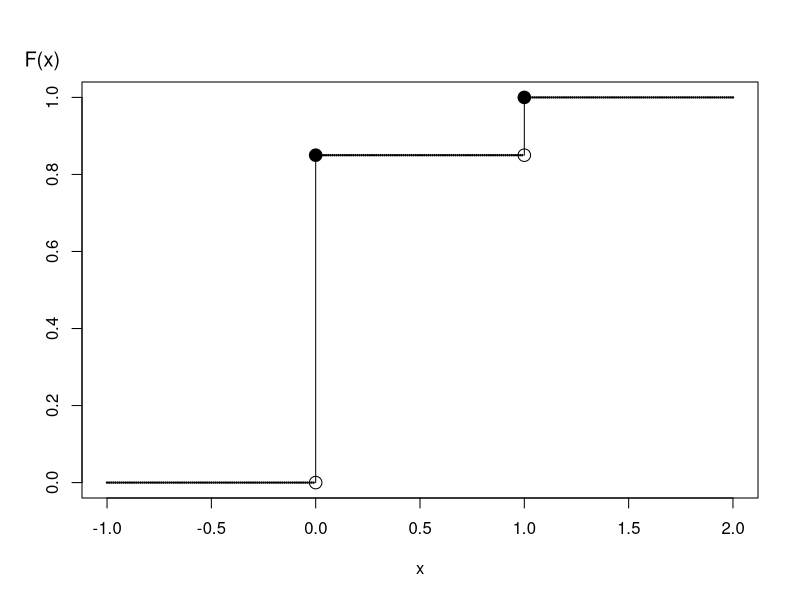
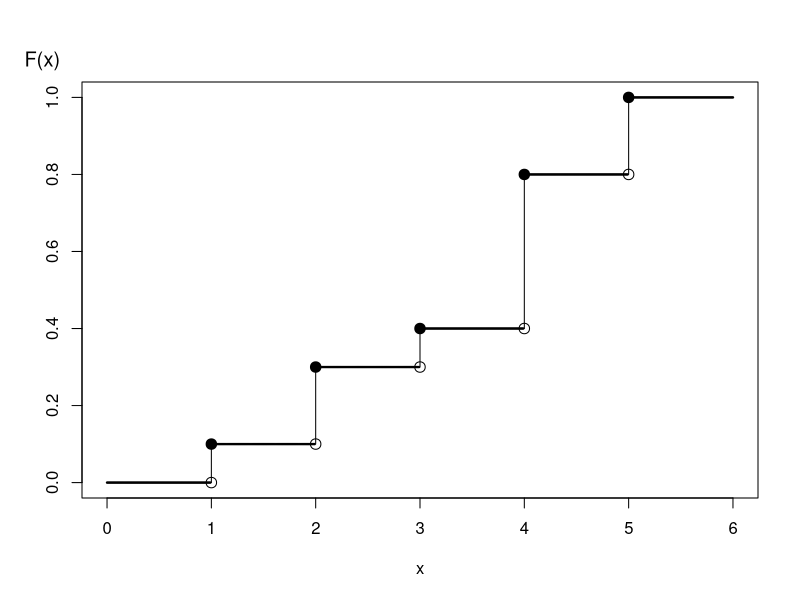
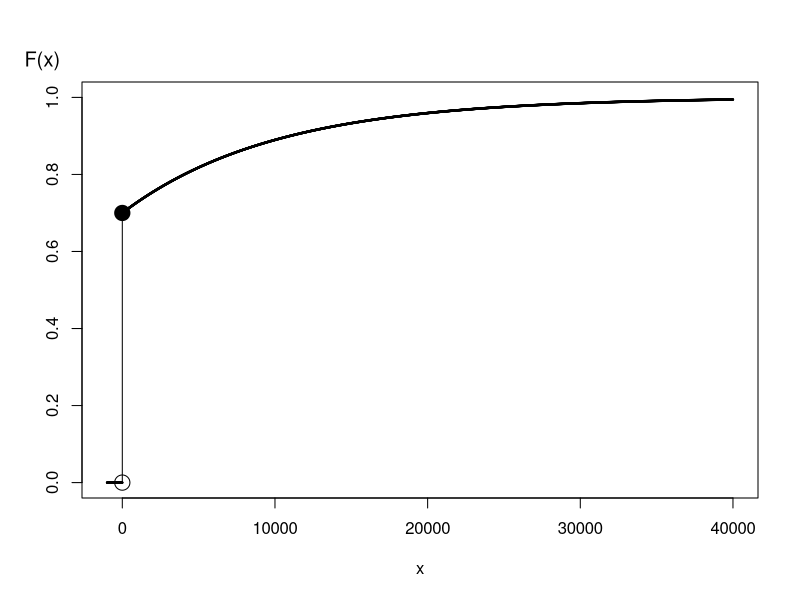
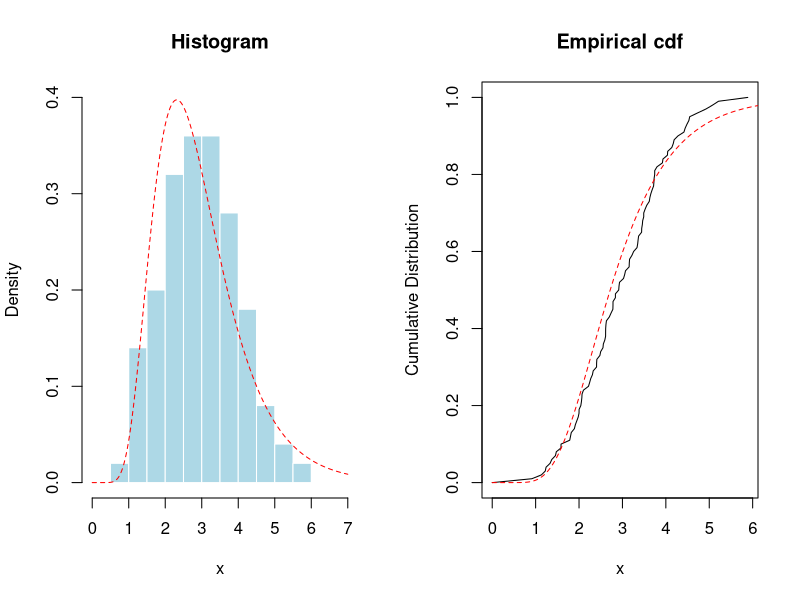
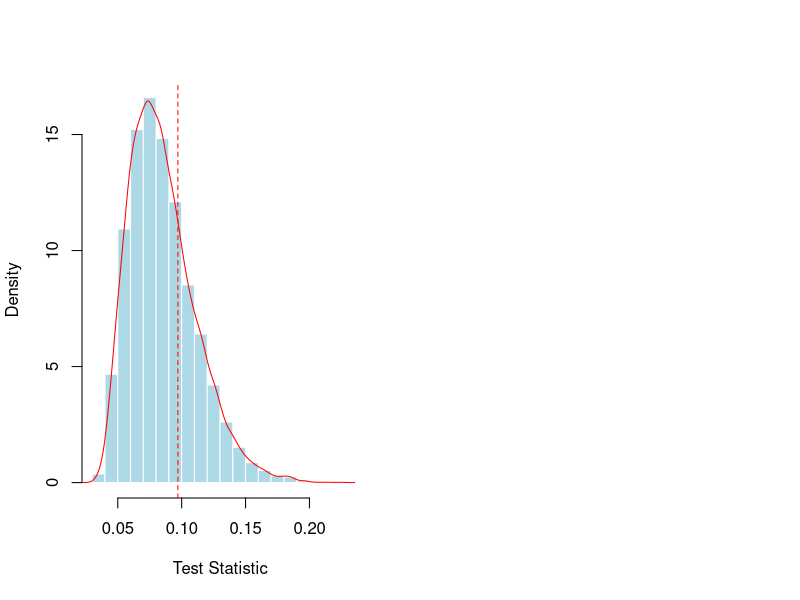

These figures' R source, in order:
## ---- chunk 1
set.seed(2017)
U <- runif(3)
knitr::kable(U, digits=5, align = "c", col.names = "Uniform")
## ---- chunk 2
set.seed(2017)
U <- runif(3)
X1 <- -10*log(1-U)
set.seed(2017)
X2 <- rexp(3, rate = 1/10)
## ---- chunk 3
outmat <- cbind(U,X1,X2)
colnames(outmat) <- c("Uniform","Exponential 1", "Exponential 2")
knitr::kable(outmat, digits=5)
## ---- chunk 4
time = seq(-1,2,0.01)
Ftime = c(rep(0,100),rep(.85,100),rep(1,101))

plot(time,Ftime, ylim=c(0,1), xlab="x",ylab="",pch=19, cex=.2)#,type="l")
mtext("F(x)", side=2, at=1.1, las=1, cex=1.2, adj=1.6)
segments(0,0,0,0.85)#,code=4)
segments(1,0.85,1,1)#,code=4)
symbols(0,.85,circles=.03, add=TRUE,bg="black",inches=FALSE)
symbols(0,0,circles=.03, add=TRUE,inches=FALSE)
symbols(1,.85,circles=.03, add=TRUE,inches=FALSE)
symbols(1,1,circles=.03, add=TRUE,bg="black",inches=FALSE)
## ---- chunk 5
set.seed(2017)
U <- runif(3)
X <- 1*(U > 0.85)
## ---- chunk 6
outmat <- cbind(U,X)
colnames(outmat) <- c("Uniform","Binary X")
knitr::kable(outmat, digits=5)
## ---- chunk 7
time <- 1:5
probs <- c(0.1,0.2,0.1, 0.4, 0.2)
df <- cumsum(probs)
outmat <- rbind(time, probs, df)
rownames(outmat) <- c("Time","Probability","Distribution Function $F(x)$    ")
knitr::kable(outmat, align=c('rrrrr'), col.names = rep("$~~~~~~~~~~$",5))
## ---- chunk 8
time = seq(0,6,0.01)
Ftime = c(rep(0,100),rep(0.1,100),rep(0.3,100),rep(0.4,100),
          rep(0.8,100),rep(1,101))
plot(time,Ftime, ylim=c(0,1), xlab="x",ylab="",pch=19, cex=.2)#,type="l")
mtext("F(x)", side=2, at=1.1, las=1, cex=1.2, adj=1.6)
segments(1,0,1,0.1)#,code=4)
segments(2,0.1,2,.3)#,code=4)
segments(3,0.3,3,.4)#,code=4)
segments(4,0.4,4,.8)#,code=4)
segments(5,0.8,5,1)#,code=4)

symbols(1,0,circles=.05, add=TRUE,inches=FALSE)
symbols(1,.1,circles=.05, add=TRUE,bg="black",inches=FALSE)
symbols(2,.1,circles=.05, add=TRUE,inches=FALSE)
symbols(2,.3,circles=.05, add=TRUE,bg="black",inches=FALSE)
symbols(3,.3,circles=.05, add=TRUE,inches=FALSE)
symbols(3,.4,circles=.05, add=TRUE,bg="black",inches=FALSE)
symbols(4,.4,circles=.05, add=TRUE,inches=FALSE)
symbols(4,.8,circles=.05, add=TRUE,bg="black",inches=FALSE)
symbols(5,.8,circles=.05, add=TRUE,inches=FALSE)
symbols(5,1,circles=.05, add=TRUE,bg="black",inches=FALSE)
## ---- chunk 9
time = seq(-1000,40000,10)
Ftime = 1 - .3*exp(-0.0001*time)
Ftime = Ftime*(time>0)
plot(time,Ftime, ylim=c(0,1), xlab="x",ylab="",pch=19, cex=.2)#,xaxt="n")
#axis(1, at=seq(0,40000, by=10000), font=10, cex=0.005, tck=0.01)
mtext("F(x)", side=2, at=1.1, las=1, cex=1.2, adj=1.6)
segments(0,0,0,0.7)#,code=4)
symbols(0,0,circles=500, add=TRUE,inches=FALSE)
symbols(0,.7,circles=500, add=TRUE,bg="black",inches=FALSE)
## ---- chunk 10
# For the gamma distributions, use
alpha1 <- 2;      theta1 <- 100
alpha2 <- 2;      theta2 <- 200
# Deductibles
M <- 400

nSim <- 1e6  #number of simulations
## ---- chunk 11

# Simulate the risks
nSim <- 1e6  #number of simulations
set.seed(2017) #set seed to reproduce work 
X1 <- rgamma(nSim,alpha1,scale = theta1)  
X2 <- rgamma(nSim,alpha2,scale = theta2)  

# Portfolio Risks
X         <- X1 + X2 
Yretained <- pmin(X, M)
Yinsurer  <- X - Yretained
## ---- chunk 12
# Expected Claim Amounts
ExpVec <- t(as.matrix(c(mean(Yretained),mean(Yinsurer),mean(X))))
sdVec <- t(as.matrix(c(sd(Yretained),sd(Yinsurer),sd(X))))
outMat <- rbind(ExpVec, sdVec)
colnames(outMat) <- c("Retained", "Insurer","Total")
row.names(outMat) <- c("Mean","Standard Deviation")
round(outMat,digits=2)
## ---- chunk 13
true_value <- integrate(function(x) 1/(pi*(1+x^2)),lower=2,upper=Inf)$value
## ---- chunk 14
Q <- function(u) tan(pi*(u-.5))
R <- 1e6
set.seed(1)
X <- Q(runif(R))
p1 <- mean(X>2)
se.p1 <- sd(X>2)/sqrt(R)
p1
se.p1
## ---- chunk 15
set.seed(1)
p2 <- mean(abs(Q(runif(R)))>2)/2
se.p2 <- sd(abs(Q(runif(R)))>2)/(2*sqrt(R))
## ---- chunk 16
h <- function(x) 2/(pi*(1+x^2))
set.seed(1)
p3 <- .5-mean(h(2*runif(R)))
se.p3 <- sd(h(2*runif(R)))/sqrt(R)
## ---- chunk 17
set.seed(1)
h4 <- function(x) 1/(2*pi*(1+x^2))
p4 <- mean(h4(runif(R)/2))
se.p4 <- sd(h4(runif(R)/2))/sqrt(R)
## ---- chunk 18
library(htmlTable)
x1 <- c(
  "$p_1$", 
  "$\\frac{1}{R}\\sum_{i=1}^R \\mathrm{I}(F^{-1}(U_i)>2)$",
   "$~~~~~~F^{-1}(u)=\\tan \\left( \\pi(u-0.5) \\right)~~~~~~~$",round(c(p1,se.p1),digits=6))
x2 <- c(
  "$p_2$", 
  "$\\frac{1}{2R}\\sum_{i=1}^R \\mathrm{I}(|F^{-1}(U_i)|>2)$",
   "$F^{-1}(u)=\\tan \\left( \\pi(u-0.5) \\right)$",round(c(p2,se.p2),digits=6))
x3 <- c(
  "$p_3$", 
  "$\\frac{1}{2}-\\frac{1}{R}\\sum_{i=1}^R h_3(2U_i)$",
"$h_3(x)=\\frac{2}{\\pi(1+x^2)}$",round(c(p3,se.p3),digits=6))
x4 <- c(
  "$p_4$", 
  "$\\frac{1}{R}\\sum_{i=1}^R h_4(U_i/2)$",
  "$h_4(x)=\\frac{1}{2\\pi(1+x^2)}$",format(round(c(p4,se.p4),digits=6), scientific = FALSE))
outMat <- rbind(x1,x2,x3,x4)
rownames(outMat) <- NULL
htmlTable(outMat, header =  c("Estimator", "Definition",
                            "Support Function", "Estimate", " Standard Error"),
          caption = "Table 6.1. Summary of Four Choices to Approximate $\\Pr[X>2]$. ",
          align = "cccrr")     
## ---- chunk 19
set.seed(1)
n <- 100
x <- rgamma(n, 6, 2)
par(mfrow=c(1,2))
hist(x,probability = TRUE,main="Histogram", col="light blue",border="white",xlim=c(0,7),ylim=c(0,.4))
u=seq(0,7,by=.01)
lines(u,dlnorm(u,1,.4),col="red",lty=2)
vx = c(0,sort(x))
vy = (0:n)/n
plot(vx,vy,type="l",xlab="x",ylab="Cumulative Distribution",main="Empirical cdf")
lines(u,plnorm(u,1,.4),col="red",lty=2)
## ---- chunk 20
# test statistic
D <- function(data, F0){
   F <- Vectorize(function(x) mean((data<=x)))
   n <- length(data)
   x <- sort(data)
   d1=abs(F(x+1e-6)-F0(x+1e-6))
   d2=abs(F(x-1e-6)-F0(x-1e-6))
   return(max(c(d1,d2)))
}
D(x,function(x) plnorm(x,1,.4))
## ---- chunk 21
ks.test(x, plnorm, mean=1, sd=0.4)
## ---- chunk 22
ns <- 1e4
d_KS <- rep(NA,ns)
# compute the test statistics for a large (ns) number of simulated samples
for(s in 1:ns) d_KS[s] <- D(rlnorm(n,1,.4),function(x) plnorm(x,1,.4))
hist(d_KS,probability = TRUE,col="light blue",border="white",xlab="Test Statistic",main="")
lines(density(d_KS),col="red")
abline(v=D(x,function(x) plnorm(x,1,.4)),lty=2,col="red")
mean(d_KS>D(x,function(x) plnorm(x,1,.4)))
